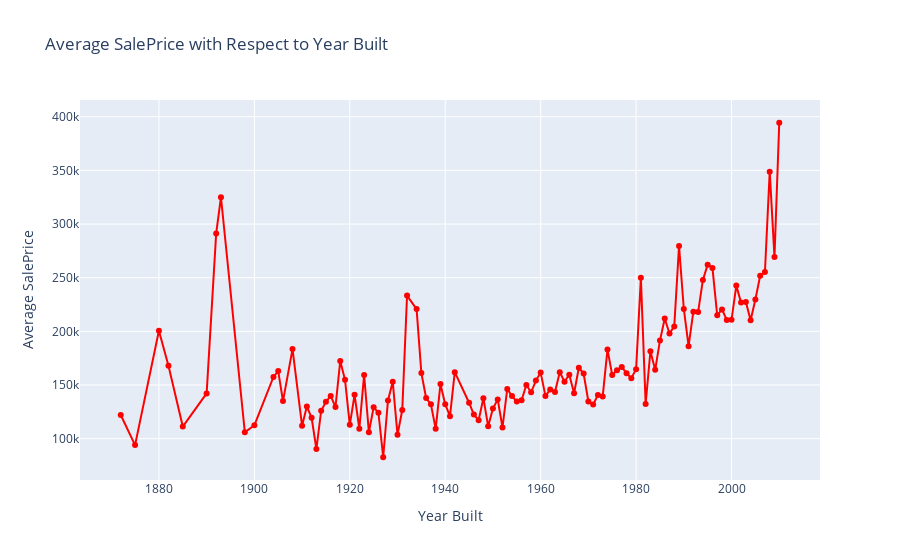

Notebook cell for this chart:
### Code cell
dy=pd.DataFrame(df.groupby('YearBuilt')['SalePrice'].mean().reset_index().values,
                    columns=["YearBuilt","SalePrice"])
fig = go.Figure(layout={'title':"Average SalePrice with Respect to Year Built",'xaxis':{'title':"Year Built"}
                        ,'yaxis':{'title':"Average SalePrice"}})

# Add traces
fig.add_trace(go.Scatter(x=dy.YearBuilt, y=dy.SalePrice,mode='lines+markers',marker=dict(color="red")))
fig.show()
